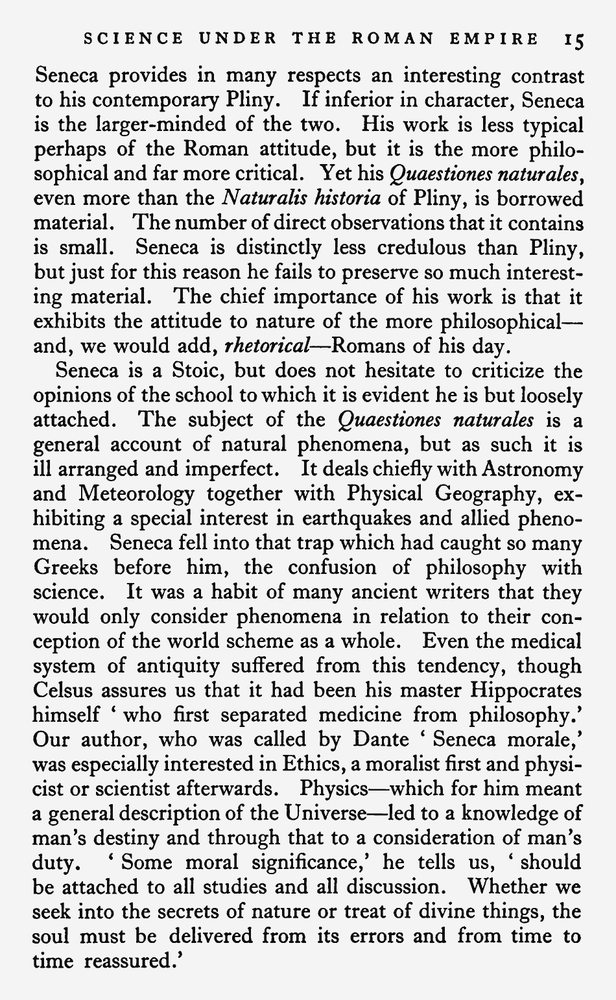
#> input picture tests/fixtures/layout_regression/inputs/body-header-includes-pageno.png, 616 x 1000 px, shrunk from 950 x 1542 before the run
$ python -i detector.py   (imports and definitions only)
#> lines starting #> are read from the running program, lines starting #| are printed output that depends on the picture; after the words box and inside, x2 and y2 are one past the last pixel; in counts of white or black regions, pixels touching at a corner belong together
### pd_book_tools/layout/types.py
"""Layout types — :class:`RegionType`, :class:`LayoutRegion`, :class:`PageLayout`.

Coordinates are pixel-space integers in the source image's frame. The plan
deliberately keeps these dataclasses thin: a layout pass is an annotation
over the source image, not a participant in the OCR coordinate-system gymnastics
that ``Word`` / ``BoundingBox`` / ``Page`` perform.
"""

from __future__ import annotations

import math
from dataclasses import dataclass, field
from enum import StrEnum
from typing import TYPE_CHECKING, TypedDict, cast

if TYPE_CHECKING:
    from collections.abc import Iterator, Mapping


class LayoutRegionDict(TypedDict):
    """Serialised form of :class:`LayoutRegion` as returned by ``to_dict()``."""

    type: str
    L: int
    R: int
    T: int
    B: int
    confidence: float
    raw_label: str


class PageLayoutDict(TypedDict):
    """Serialised form of :class:`PageLayout` as returned by ``to_dict()``."""

    regions: list[LayoutRegionDict]
    image_width: int
    image_height: int
    detector: str
    inference_ms: int


class RegionType(StrEnum):
    """Region categories the reorg / illustration extractor consume.

    The full PP-DocLayout 20-label vocabulary is collapsed to this set via
    :data:`pd_book_tools.layout._mappings.PP_DOCLAYOUT_TO_PGDP`. Other adapters
    map to the same enum.
    """

    text = "text"
    title = "title"  # pyright: ignore[reportAssignmentType]  # str.title() method clash; Literal["title"] conflicts with inherited str.title overload
    section = "section"
    list = "list"
    table = "table"
    figure = "figure"
    decoration = "decoration"
    caption = "caption"
    header = "header"
    footer = "footer"
    footnote = "footnote"
    formula = "formula"
    abandoned = "abandoned"
    # Geometric heuristic — left/right-margin sidenote column detected by
    # whitespace analysis when the layout model misses it. Treated the same
    # as a model-emitted region for tagging / block-role bubble-up.
    sidenote = "sidenote"


@dataclass(unsafe_hash=True)
class LayoutRegion:
    """One typed rectangle from a layout detector.

    Coordinates are pixel-space integers (L,R,T,B) in the source image frame.
    ``confidence`` is the model's score (0..1); rule-based detectors emit
    ``1.0``. ``raw_label`` preserves the adapter's native label so diagnostics
    can show "what the model actually said" before mapping to :class:`RegionType`.
    """

    type: RegionType
    L: int
    R: int
    T: int
    B: int
    confidence: float = 1.0
    raw_label: str = ""

    def __post_init__(self) -> None:
        # #176: coerce string ``type`` to ``RegionType`` so direct construction
        # with ``type="text"`` doesn't silently accept a plain string that will
        # crash later in ``to_dict()`` when ``self.type.value`` is called.
        # ``RegionType(value)`` raises ``ValueError`` for unknown strings,
        # giving callers an early, clear diagnostic.
        # ``RegionType(RegionType.text)`` is idempotent — enum constructors
        # accept both strings and existing members — so no isinstance guard is
        # needed.
        self.type = RegionType(
            self.type
        )  # dataclass field reassignment in __post_init__

        # #176: reject non-finite and out-of-range confidence values. NaN and
        # infinity produce non-standard JSON (json.dumps raises or emits
        # "Infinity") and break sort-by-confidence comparisons.  Rule-based
        # detectors always emit 1.0; model adapters clamp to [0, 1] before
        # creating LayoutRegion, so a value outside this range indicates a
        # bug upstream.
        if not math.isfinite(self.confidence) or not (0.0 <= self.confidence <= 1.0):
            raise ValueError(
                f"LayoutRegion confidence must be a finite value in [0, 1]; got {self.confidence!r}"
            )

        # Reject inverted rectangles up front. Without this, ``width`` /
        # ``height`` go negative, ``area`` silently returns 0 (masking the
        # bad input), and ``contains_point`` returns the wrong answer for
        # every query. Adapters that emit pixel-space rectangles (model
        # adapters, contour fallback) always have L<=R / T<=B by
        # construction; a violation here means a coordinate-system mix-up
        # upstream, which we want to surface loudly. Zero-width or
        # zero-height boxes (L == R or T == B) are still accepted — they're
        # degenerate but well-formed and produce ``area == 0``. Negative
        # absolute coordinates are clamped to 0 (the source-image frame
        # never has negative pixel indices).
        if self.L > self.R:
            raise ValueError(
                f"LayoutRegion has L > R ({self.L} > {self.R}); coordinates must satisfy L <= R"
            )
        if self.T > self.B:
            raise ValueError(
                f"LayoutRegion has T > B ({self.T} > {self.B}); coordinates must satisfy T <= B"
            )
        self.L = max(self.L, 0)  # pyright: ignore[reportConstantRedefinition]  # dataclass field; ALL_CAPS is LTRB convention
        self.T = max(self.T, 0)  # pyright: ignore[reportConstantRedefinition]  # dataclass field; ALL_CAPS is LTRB convention
        self.R = max(self.R, 0)  # pyright: ignore[reportConstantRedefinition]  # dataclass field; ALL_CAPS is LTRB convention
        self.B = max(self.B, 0)  # pyright: ignore[reportConstantRedefinition]  # dataclass field; ALL_CAPS is LTRB convention

    @property
    def width(self) -> int:
        return self.R - self.L

    @property
    def height(self) -> int:
        return self.B - self.T

    # [7 lines left out: function area, not called in this run]

    @property
    def center(self) -> tuple[float, float]:
        return ((self.L + self.R) / 2.0, (self.T + self.B) / 2.0)

    def contains_point(self, x: float, y: float) -> bool:
        return self.L <= x <= self.R and self.T <= y <= self.B

    # [22 lines left out: functions to_dict, from_dict, not called in this run]


@dataclass
class PageLayout:
    """All regions detected for a single page, plus detector metadata.

    ``image_width`` / ``image_height`` are the dimensions of the image the
    detector saw — coordinates in :class:`LayoutRegion` are in this frame.
    """

    regions: list[LayoutRegion] = field(default_factory=list)
    image_width: int = 0
    image_height: int = 0
    detector: str = ""
    inference_ms: int = 0

    def __iter__(self) -> Iterator[LayoutRegion]:
        return iter(self.regions)

    def __len__(self) -> int:
        return len(self.regions)

    # [33 lines left out: functions of_type, to_dict, from_dict, not called in this run]

### pd_book_tools/layout/detector.py
"""Detector Protocol + the no-model adapters.

The contract is intentionally tiny: ``detect(source) -> PageLayout``. Source
may be a file path or a numpy BGR image (the contour adapter accepts both;
the model adapter loads from a path via PIL but will accept an array too).

``NullDetector`` is the default — returns an empty layout. ``ContourDetector``
is a rule-based heuristic for "find rectangles that look like illustrations"
without any ML dep; it's the stepping-stone the pd-prep-for-pgdp spec 05
originally drafted.
"""

from __future__ import annotations

from logging import getLogger
from pathlib import Path
from typing import Protocol, cast, runtime_checkable

import cv2
import numpy as np

from pd_book_tools.layout.types import LayoutRegion, PageLayout, RegionType

logger = getLogger(__name__)

# Runtime alias (not a forward-reference) — Python 3.10+ supports PEP 604
# ``X | Y`` at module top-level, so this evaluates to a ``types.UnionType``
# usable with isinstance() in callers.
ImageSource = str | Path | np.ndarray


# [8 lines left out: function _load_image, not called in this run]


@runtime_checkable
class LayoutDetector(Protocol):
    """All adapters implement this single method.

    Implementations should be safe to call repeatedly on the same instance —
    the registry memoises adapters and reuses them across pages.
    """

    def detect(self, source: ImageSource) -> PageLayout:
        """Analyse ``source`` and return a :class:`PageLayout` with detected regions."""
        ...


class NullDetector:
    """No-op adapter — always returns an empty :class:`PageLayout`.

    Useful when ``--layout-aware`` is not requested but downstream code wants
    a non-None layout to simplify branching.
    """

    KEY: str = "none"

    # [11 lines left out: function detect, not called in this run]


class ContourDetector:
    """Rule-based fallback: find dark rectangular regions that look like
    illustrations or decorations.

    Algorithm:
      1. grayscale + Otsu binarise (inverted — text/ink → white).
      2. close small gaps so an engraving connects into a single blob.
      3. find external contours; bounding rect each.
      4. filter by area (>= ``min_area_frac`` of the page) and aspect ratio.

    All output regions are tagged :attr:`RegionType.figure`. The downstream
    illustration extractor in pd-prep-for-pgdp may post-classify some as
    ``decoration`` based on size/position — see the
    "Decoration-vs-figure post-classification" item in
    ``pd-book-tools/docs/ROADMAP.md``.
    """

    KEY: str = "contour"

    # [63 lines left out: functions __init__, detect, not called in this run]

>>> import cv2
>>> picture = cv2.imread('../../tests/fixtures/layout_regression/inputs/body-header-includes-pageno.png')
#> picture is the input picture: shape (1000, 616, 3); min 0, max 255, mean 209.7
>>> result = ContourDetector().detect(picture)
#> in detect, `_, binarised = cv2.threshold( gray, 0, 255, cv2.THRESH_BINARY_INV + cv..`:
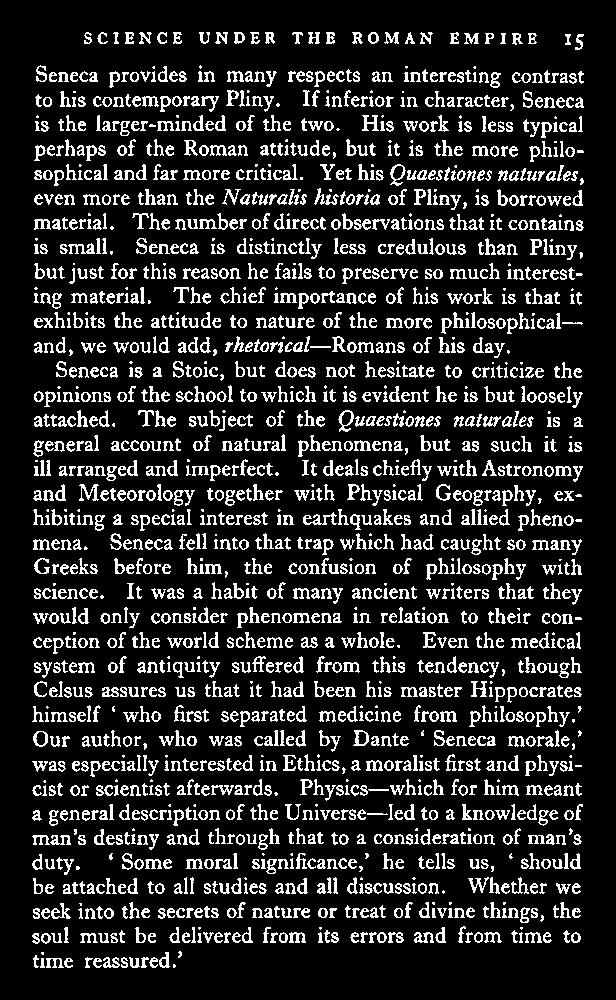
#> binarised: shape (1000, 616); 15.6% white in thin lines or dots, all inside (x1, y1, x2, y2) = (32, 32, 584, 968)
#> in detect, `closed = cv2.morphologyEx(binarised, cv2.MORPH_CLOSE, kernel)`:
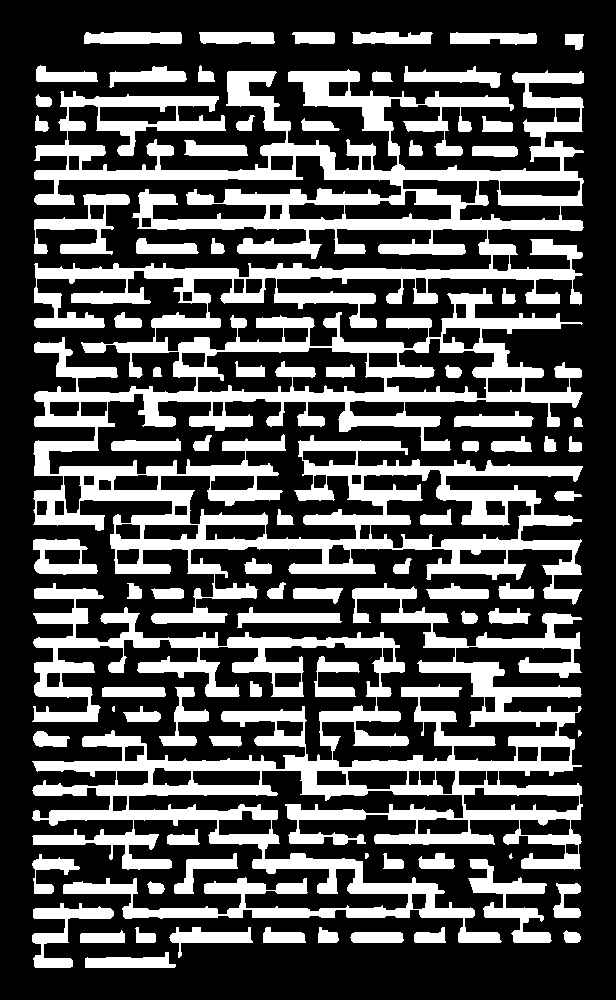
#> closed: shape (1000, 616); 31.8% white; 82 white regions (2 under 20 px)
#> in detect, `contours, _ = cv2.findContours( closed, cv2.RETR_EXTERNAL, cv2.CHAIN_A..`: contours = 78 contours, 4 with area under 20; largest, box (x1, y1, x2, y2) and area: (33, 69, 584, 624) 125720, (32, 583, 583, 943) 63098, (468, 859, 552, 943) 2073, (34, 194, 130, 255) 2010, (33, 539, 98, 575) 1652
#> the loop in detect, `for c in contours:` made 78 passes
#> after the loop in detect, `for c in contours:`: regions = 5 items

$ run again, on tests/fixtures/layout_regression/inputs/body-italic-header-left-pageno.png
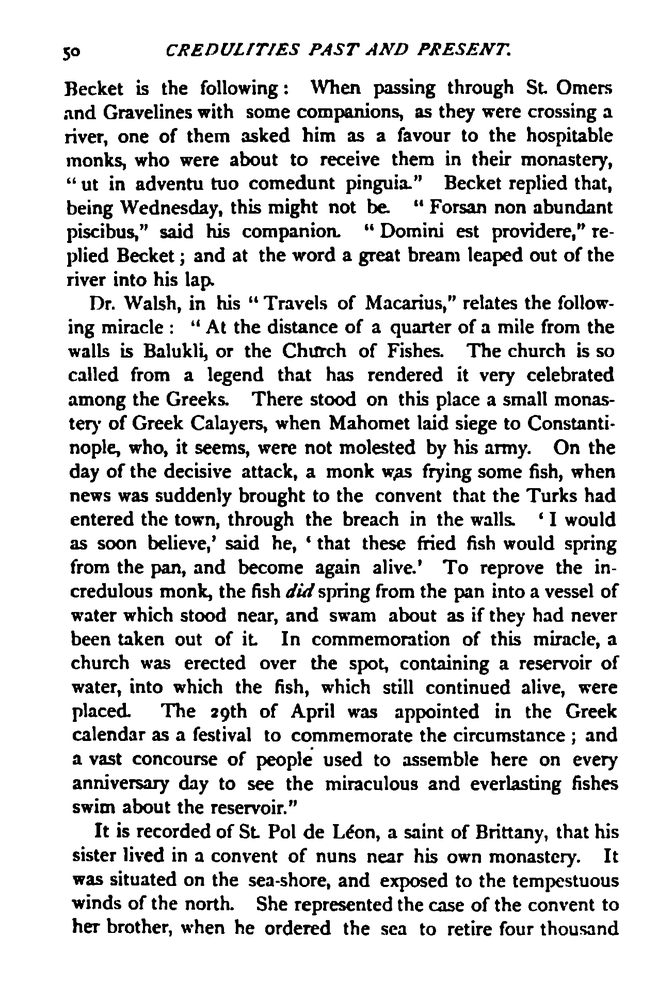
#> input picture tests/fixtures/layout_regression/inputs/body-italic-header-left-pageno.png, 658 x 1000 px, shrunk from 1275 x 1938 before the run
#> picture is the input picture: shape (1000, 658, 3); min 0, max 255, mean 218
#> in detect, `_, binarised = cv2.threshold( gray, 0, 255, cv2.THRESH_BINARY_INV + cv..`:
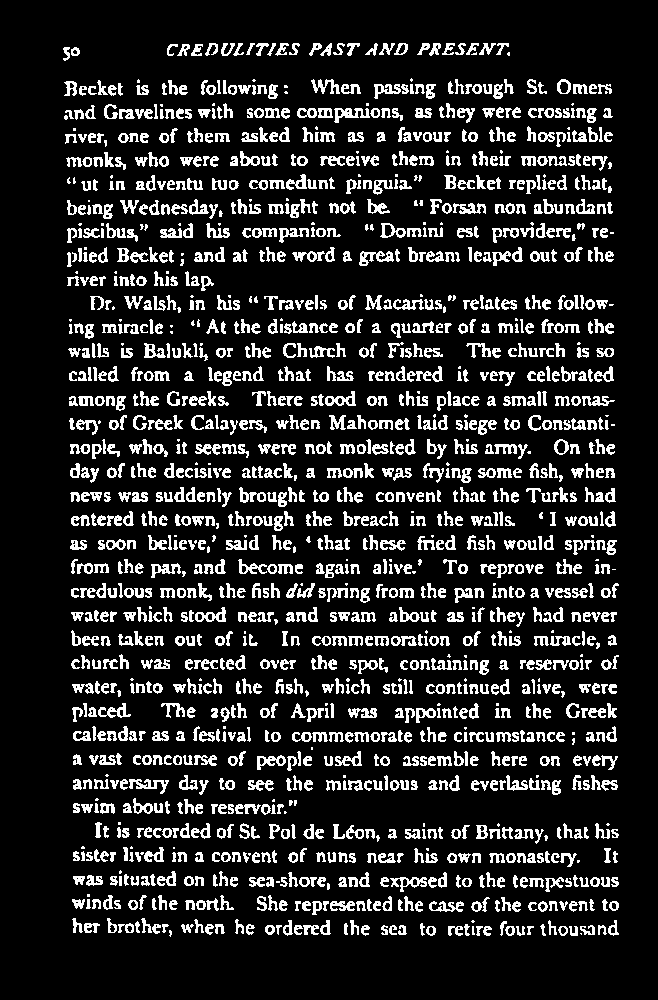
#> binarised: shape (1000, 658); 15.1% white in thin lines or dots, all inside (x1, y1, x2, y2) = (63, 43, 619, 937)
#> in detect, `closed = cv2.morphologyEx(binarised, cv2.MORPH_CLOSE, kernel)`:
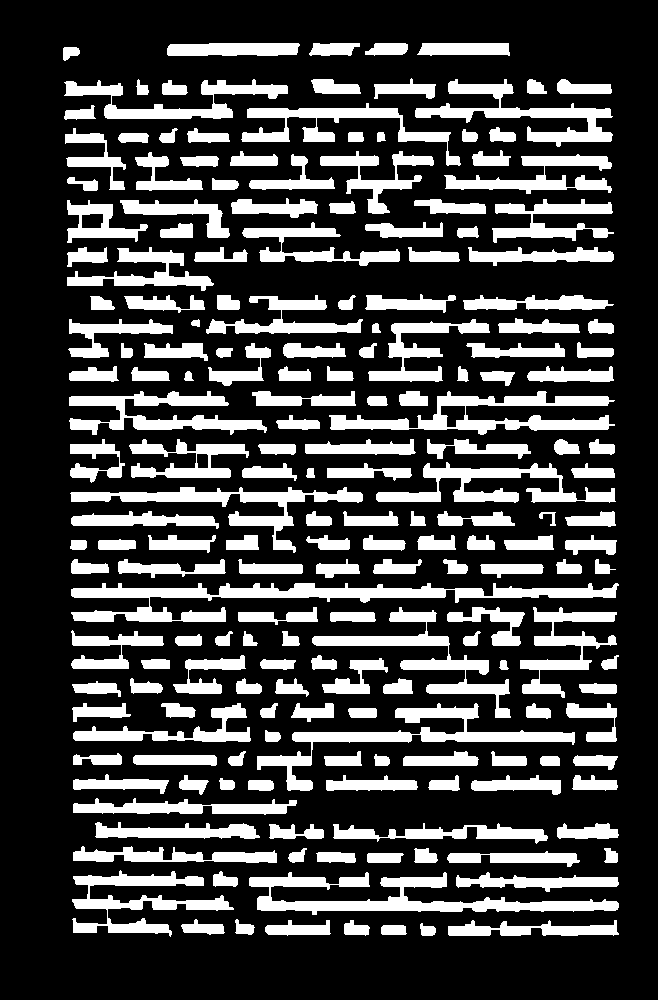
#> closed: shape (1000, 658); 25.6% white; 196 white regions
#> contours = 196 contours; largest, box (x1, y1, x2, y2) and area: (71, 583, 619, 622) 6172, (249, 872, 619, 915) 4938, (329, 391, 615, 435) 4344, (257, 703, 575, 791) 4180, (312, 607, 511, 718) 3464
#> the loop in detect, `for c in contours:` made 196 passes
#> after the loop in detect, `for c in contours:`: regions = 26 items

$ run again, on tests/fixtures/layout_regression/inputs/body-running-header-page-number.png
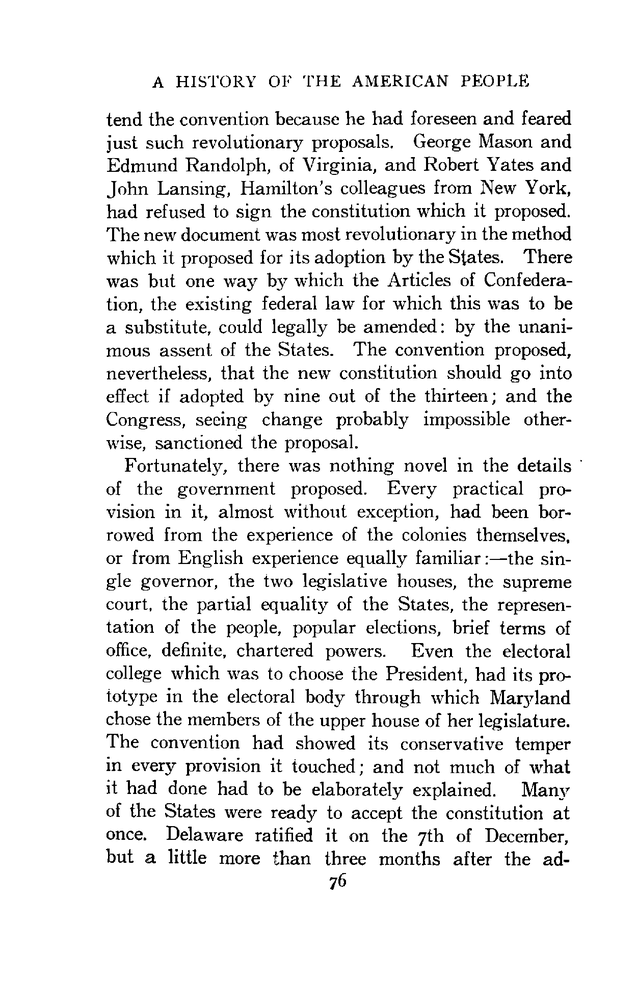
#> input picture tests/fixtures/layout_regression/inputs/body-running-header-page-number.png, 637 x 1000 px, shrunk from 1250 x 1961 before the run
#> picture is the input picture: shape (1000, 637, 3); min 0, max 255, mean 234.2
#> in detect, `_, binarised = cv2.threshold( gray, 0, 255, cv2.THRESH_BINARY_INV + cv..`:
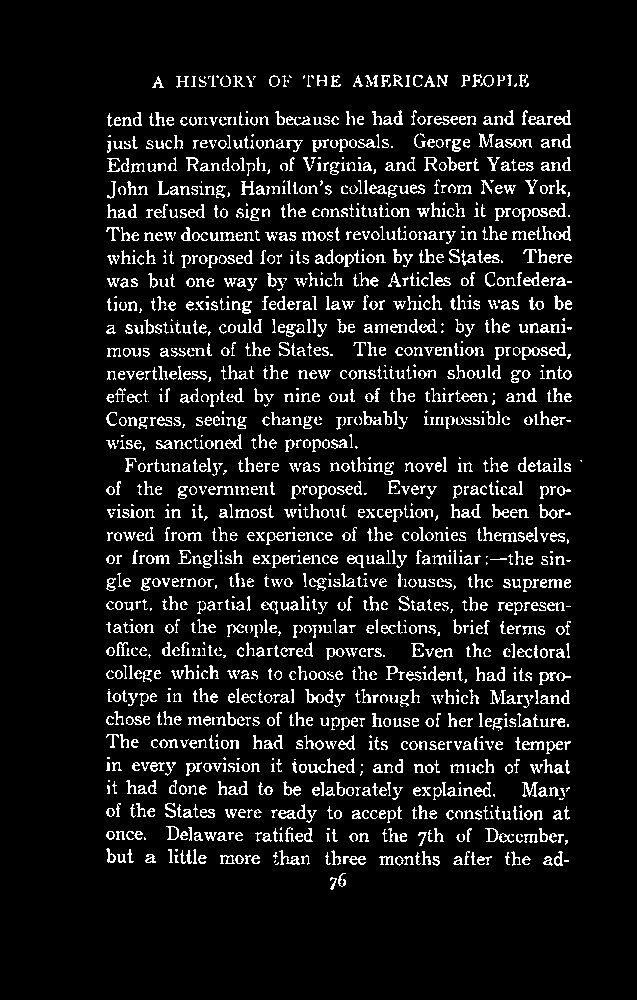
#> binarised: shape (1000, 637); 8.9% white in thin lines or dots, all inside (x1, y1, x2, y2) = (106, 74, 582, 890)
#> in detect, `closed = cv2.morphologyEx(binarised, cv2.MORPH_CLOSE, kernel)`:
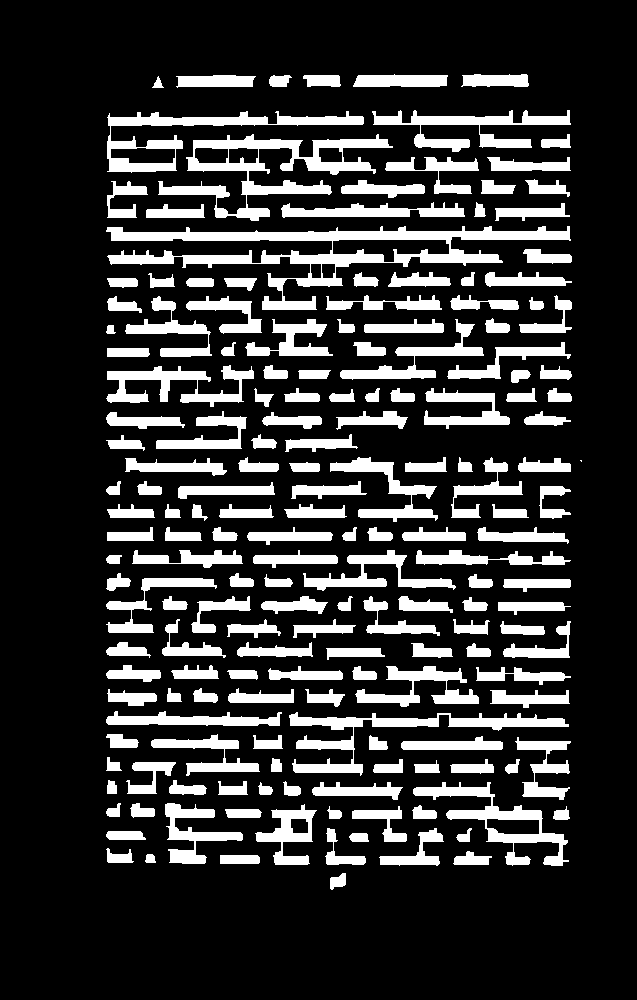
#> closed: shape (1000, 637); 19.5% white; 180 white regions (1 under 20 px)
#> contours = 180 contours, 1 with area under 20; largest, box (x1, y1, x2, y2) and area: (106, 226, 571, 310) 10067, (158, 134, 393, 221) 6063, (107, 111, 364, 173) 3988, (413, 782, 569, 866) 3414, (289, 712, 569, 776) 3232
#> the loop in detect, `for c in contours:` made 180 passes
#> after the loop in detect, `for c in contours:`: regions = 23 items
